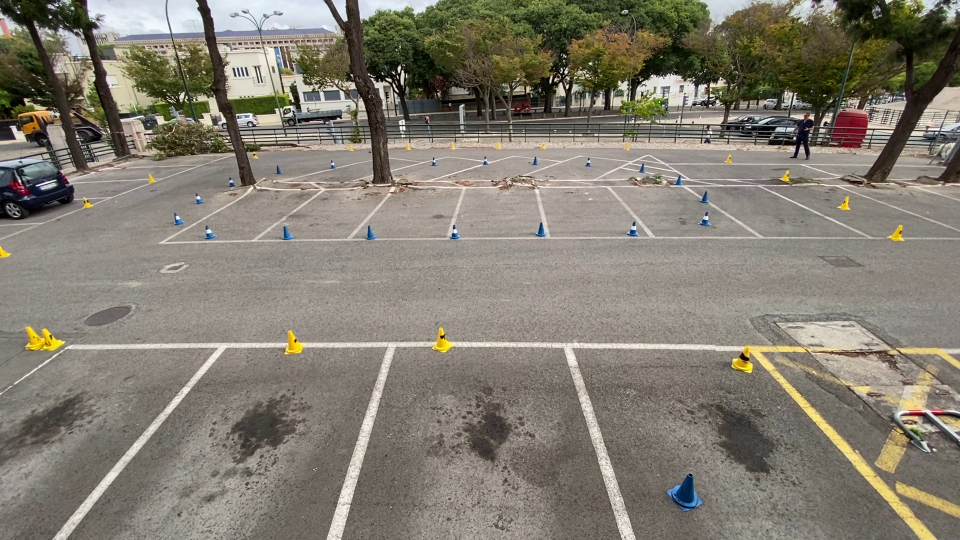
%> input picture shared-assets/viena_background.jpg, 1920 x 1080 px (shown at 1/2 size)
$ octave --eval "tst5_backgndsub_segmentation_mask;"   (GNU Octave 9; MATLAB toolbox functions it lacks are replaced by stand-ins)
%> lines starting %> are read from the running program, lines starting %| are printed output that depends on the picture; in (x1, y1, x2, y2) boxes, pixels count from 0 and x2, y2 are one past the last pixel; in counts of white or black regions, pixels touching at a corner belong together; the program's own positions count from 1
%-------------------------------------------------
%
% TST5_BACKGNDSUB_SEGMENTATION_MASK - Creates a unique filled mask for vehicle segmentation.
% This script refines the segmentation process by using more aggressive
% morphological operations and filtering to isolate only the largest connected
% component (assumed to be the vehicle), creating a clean, single-object mask.
%
% Inputs:
%   srcImage      : string : Path to the source image file (default: 'viena_center_near.jpg').
%   srcBackground : string : Path to the background image file (default: 'viena_background.jpg').
%
% Outputs:
%   display_figure : figure : A MATLAB figure displaying the unique filled mask and its centroid.
%
% Other m-files required: None
% Subfunctions: None
% MAT-files required: None
%
% Author: Tiago Simões
% Project: VIENA
% Instituto Superior Técnico
% July 2024; Last revision: 9-September-2025
%
%------------- BEGIN MAIN FUNCTION ---------------

function tst5_backgndsub_segmentation_mask(srcImage, srcBackground)

    if nargin < 2; srcBackground = 'viena_background.jpg'; end
    if nargin < 1; srcImage = 'viena_center_near.jpg'; end

    % Read the image
    image_bg = imread(srcBackground);
%> image_bg is the input picture: size 1080x1920x3 uint8; mean R, G, B 130.6, 125, 113.5
    image_with_vehicle = imread(srcImage);
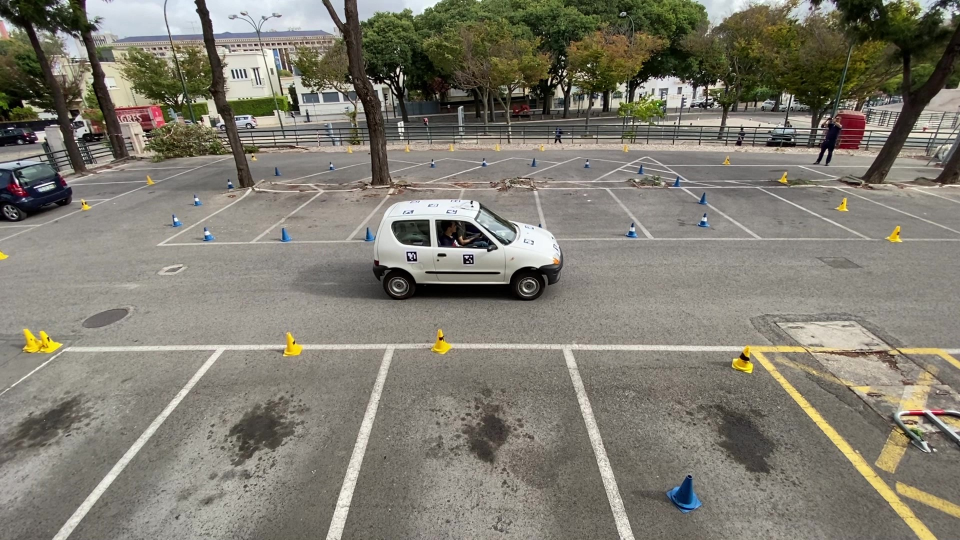
%> input picture shared-assets/viena_center_near.jpg, 1920 x 1080 px (shown at 1/2 size)
%> image_with_vehicle is the input picture: size 1080x1920x3 uint8; mean R, G, B 127.7, 124.2, 112.7

    % Convert to Grayscale
    gray_bg = rgb2gray(image_bg);
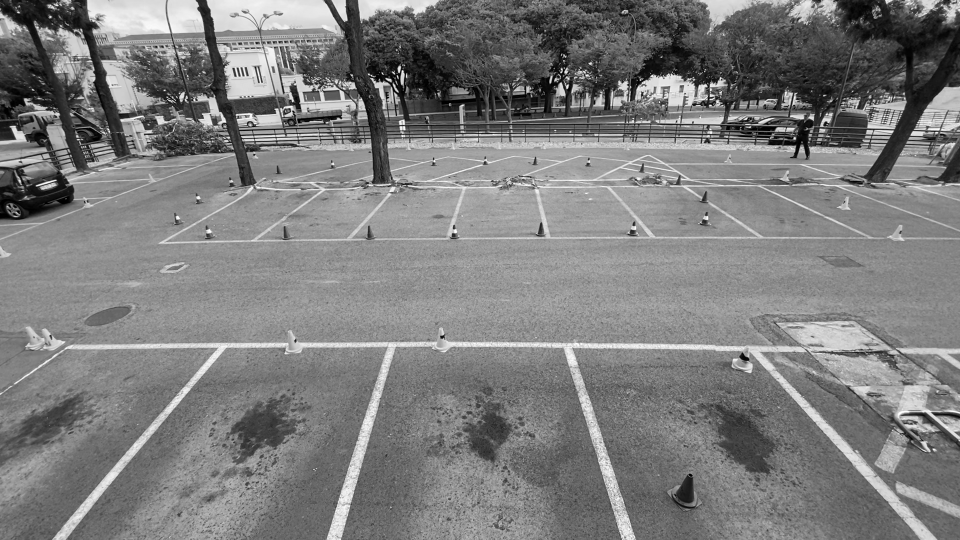
%> gray_bg: size 1080x1920 uint8 (shown at 1/2 size); min 0, max 255, mean 125.4
    gray_with_vehicle = rgb2gray(image_with_vehicle);

    % Subtract Images
    diff = abs(double(gray_with_vehicle) - double(gray_bg));
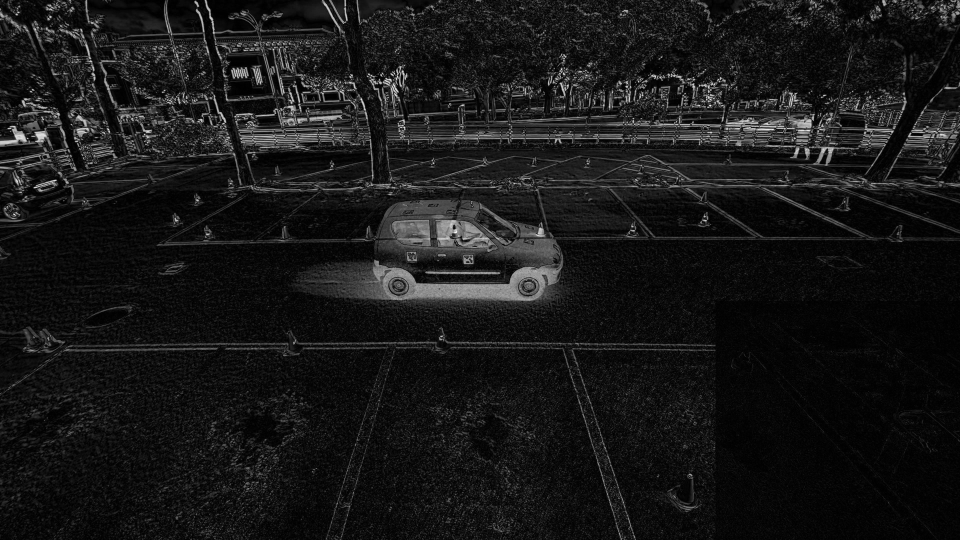
%> diff: size 1080x1920 double (shown at 1/2 size); min 0, max 254, mean 23.5

    % Apply Binary Threshold
    threshold = 55;
    binary_mask = diff > threshold;
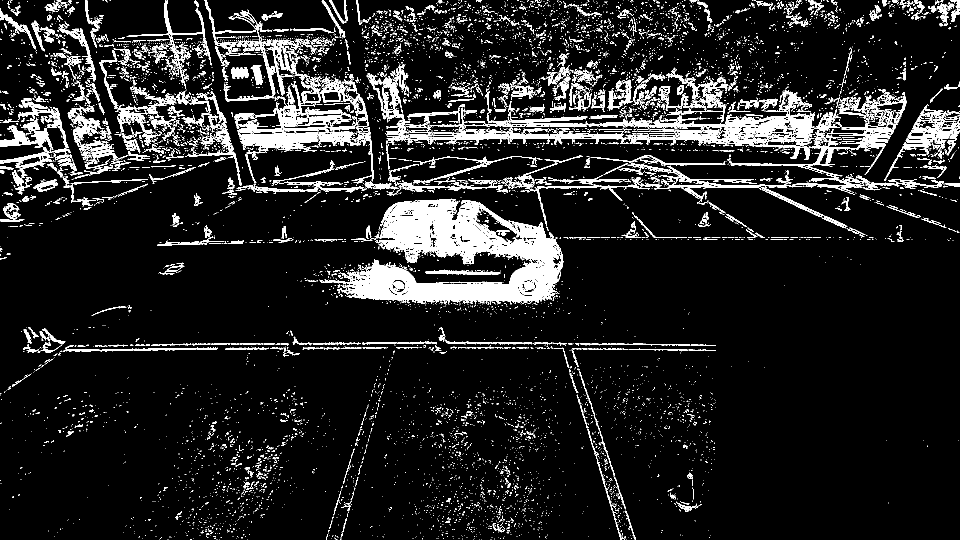
%> binary_mask: size 1080x1920 logical (shown at 1/2 size); 10.9% white; 9654 white regions (8635 under 20 px), largest, box (x1, y1, x2, y2) and area: (674, 399, 1127, 609) 43975, (821, 180, 1742, 342) 17933, (468, 162, 722, 300) 8164

    % Morphological Operations (Opening)
    se = strel('square', 9);
    binary_mask = imopen(binary_mask, se);
%> binary_mask: size 1080x1920 logical; 1.8% white; 33 white regions, largest, box (x1, y1, x2, y2) and area: (709, 522, 1117, 602) 15824, (871, 439, 983, 497) 4293, (997, 477, 1113, 527) 3568

    % Morphological Operations (Closing)
    se = strel('disk', 45);
    closed_mask = imclose(binary_mask, se);
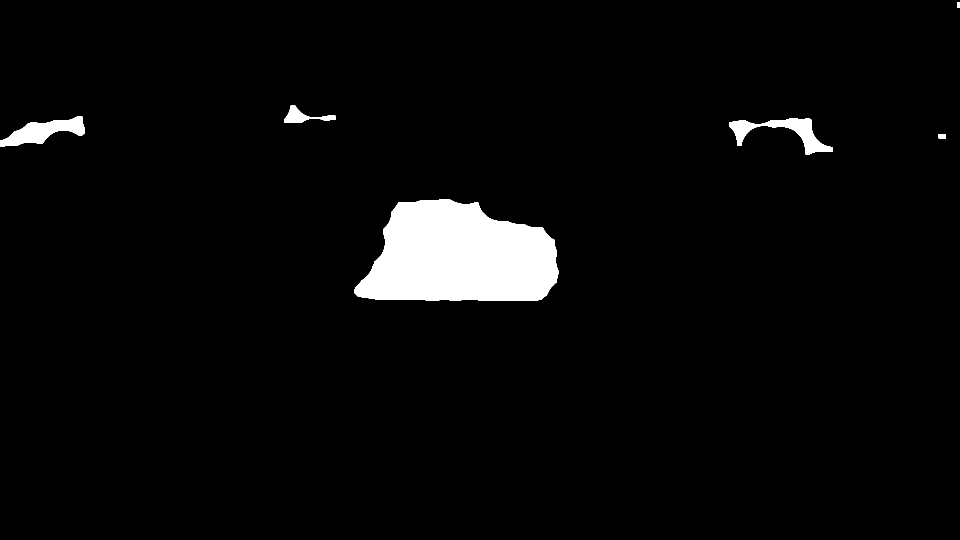
%> closed_mask: size 1080x1920 logical (shown at 1/2 size); 3.6% white; 6 white regions, box (x1, y1, x2, y2) and area: (709, 399, 1117, 602) 63052, (1458, 236, 1666, 309) 4900, (0, 232, 170, 293) 4867, (569, 211, 671, 246) 1351, (1877, 268, 1892, 277) 135, (1914, 4, 1920, 16) 72

    % Find Contours
    contours = bwconncomp(closed_mask);
%> contours = 6 connected components

    % Filter Contours by Size
    % Find the size of each contour
    contour_sizes = cellfun(@length, contours.PixelIdxList);
%> contour_sizes = [4867 1351 63052 4900 135 72]

    % Get the maximum contour size and its index
    [max_contour_size, max_contour_index] = max(contour_sizes);
%> max_contour_size = 63052; max_contour_index = 3
    filtered_contours = false(size(closed_mask));


    filtered_contours(contours.PixelIdxList{max_contour_index}) = true;
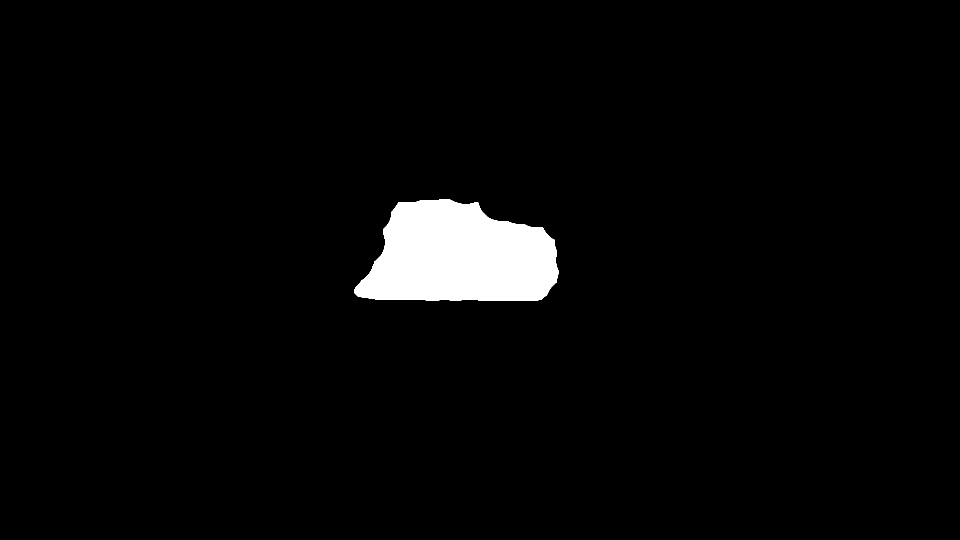
%> filtered_contours: size 1080x1920 logical (shown at 1/2 size); 3% white; 1 white region, box (x1, y1, x2, y2) and area: (709, 399, 1117, 602) 63052

    % Perform a final fill to ensure all holes are filled
    filled_mask = imfill(filtered_contours, 'holes');
    mask = false(size(closed_mask));

    % Determine the centroid of the filled mask
    if any(filled_mask(:))
        stats = regionprops(filled_mask, 'Centroid');
%> stats = 1 region; Centroid: [919.9 514.3]
        centroid2D = stats.Centroid;
%> centroid2D = [919.9 514.3]
%> `tst5_backgndsub_segmentation_mask;`:
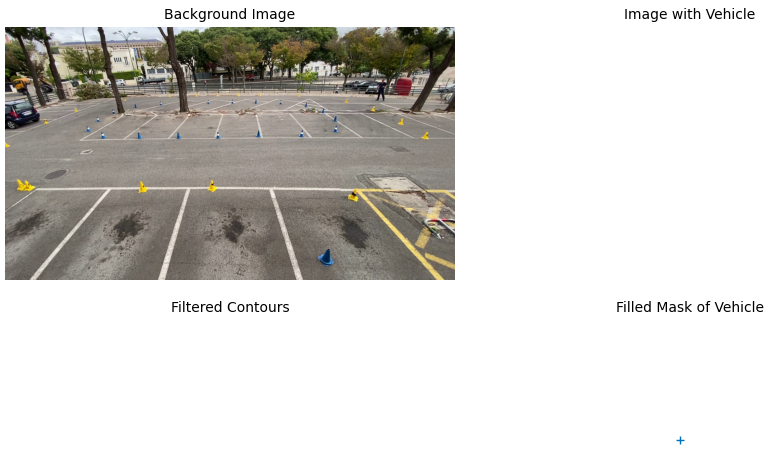
%> figure redrawn from the program's plot data, 4 panels
    else
        centroid2D = [-1, -1];
    end

    % Display Results
    figure(316), clf;
    subplot(2, 2, 1);
    imshow(image_bg);
    title('Background Image');

    subplot(2, 2, 2);
    imshow(image_with_vehicle);
    title('Image with Vehicle');

    subplot(2, 2, 3);
    imshow(filtered_contours);
    title('Filtered Contours');

    subplot(2, 2, 4);
    imshow(filled_mask);
    hold on
    plot(centroid2D(1),centroid2D(2), 'LineStyle', 'none', 'Marker','+')
    title('Filled Mask of Vehicle');

end

%------------- END OF MAIN FUNCTION --------------
